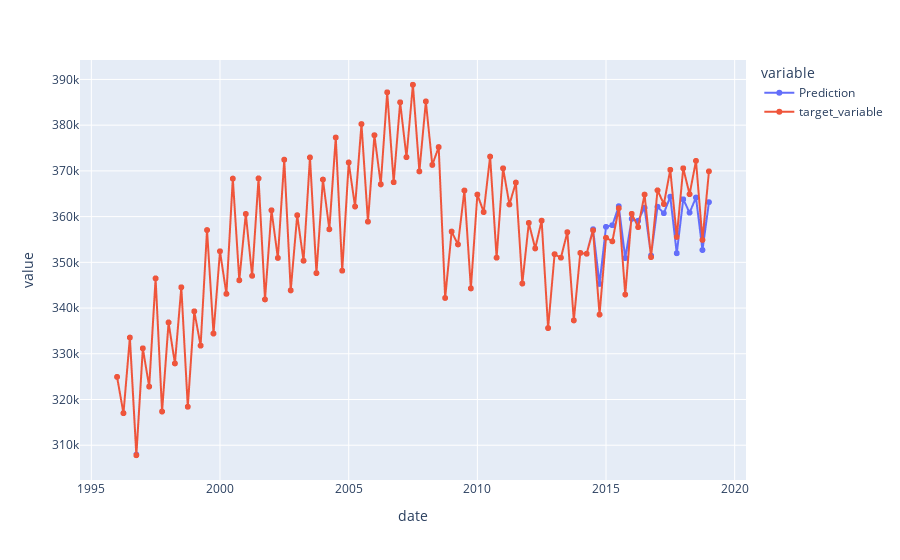

The notebook cell saved with this chart:
### Code cell
import plotly.express as px
fig = px.line(full_hist, x='date', y=['Prediction', 'target_variable'], markers=True)
fig.show()

### Figure 1 — Plotly figure (JSON) as saved in the notebook; plotly's stock layout.template omitted (floating-point values rounded to 4 significant figures; data arrays with more than 128 entries replaced by an {"elided": "..."} marker saying what was removed)
{"data": [{"hovertemplate": "variable=Prediction<br>date=%{x}<br>value=%{y}<extra></extra>", "legendgroup": "Prediction", "line": {"color": "#636efa", "dash": "solid"}, "marker": {"symbol": "circle"}, "mode": "markers+lines", "name": "Prediction", "showlegend": true, "type": "scattergl", "x": {"elided": "744 str values"}, "xaxis": "x", "y": {"elided": "744 float values"}, "yaxis": "y"}, {"hovertemplate": "variable=target_variable<br>date=%{x}<br>value=%{y}<extra></extra>", "legendgroup": "target_variable", "line": {"color": "#EF553B", "dash": "solid"}, "marker": {"symbol": "circle"}, "mode": "markers+lines", "name": "target_variable", "showlegend": true, "type": "scattergl", "x": {"elided": "744 str values"}, "xaxis": "x", "y": {"elided": "744 float values"}, "yaxis": "y"}], "layout": {"autosize": true, "legend": {"title": {"text": "variable"}, "tracegroupgap": 0}, "margin": {"t": 60}, "xaxis": {"anchor": "y", "autorange": true, "domain": [0, 1], "range": ["1994-08-07 05:52:27.0475", "2020-05-26 18:07:32.9525"], "title": {"text": "date"}, "type": "date"}, "yaxis": {"anchor": "x", "autorange": true, "domain": [0, 1], "range": [301500.0, 395100.0], "title": {"text": "value"}, "type": "linear"}}}
